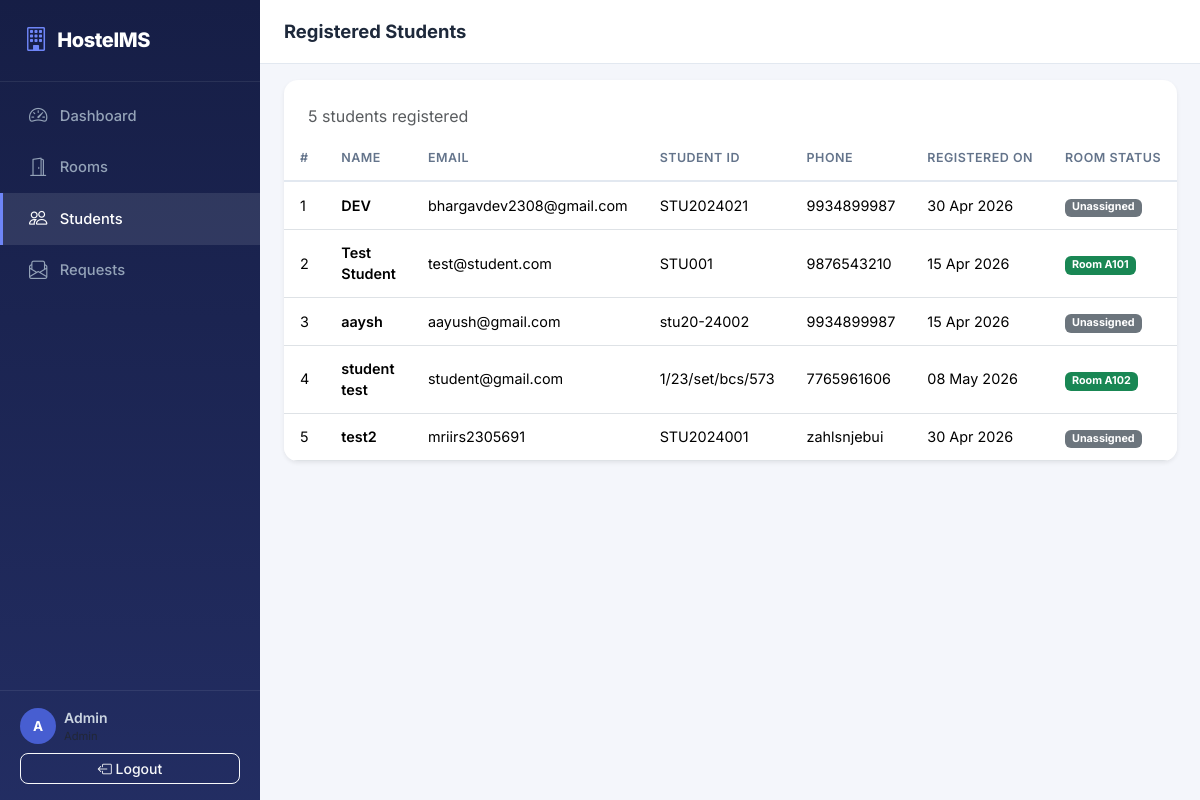
/admin/students (signed in), run on the app's committed database.
### models.py (models this page shows, shortened)
class User(UserMixin, db.Model):
    __tablename__ = "users"
    id         = db.Column(db.Integer, primary_key=True)
    name       = db.Column(db.String(100), nullable=False)
    email      = db.Column(db.String(120), unique=True, nullable=False)
    password   = db.Column(db.String(256), nullable=False)          # hashed
    role       = db.Column(db.String(10), nullable=False, default="student")  # admin | student
    student_id = db.Column(db.String(20), unique=True, nullable=True)        # NULL for admins
    phone      = db.Column(db.String(15), nullable=True)
    created_at = db.Column(db.DateTime, default=datetime.utcnow)
    requests = db.relationship("AllocationRequest", backref="student",
                               foreign_keys="AllocationRequest.student_id",
                               lazy=True)

class Room(db.Model):
    __tablename__ = "rooms"
    id          = db.Column(db.Integer, primary_key=True)
    room_number = db.Column(db.String(10), unique=True, nullable=False)
    block       = db.Column(db.String(5), nullable=False)          # A, B, C, D
    floor       = db.Column(db.Integer, nullable=False)
    room_type   = db.Column(db.String(10), nullable=False)         # single | double | triple
    price       = db.Column(db.Float, nullable=False)
    capacity    = db.Column(db.Integer, nullable=False)
    amenities   = db.Column(db.String(255), nullable=True)         # comma-separated
    status      = db.Column(db.String(10), nullable=False, default="vacant")  # vacant | occupied
    allocations = db.relationship("AllocationRequest", backref="room", lazy=True)

### routes/admin.py (the view)
@admin_bp.route("/students")
@login_required
@admin_required
def students():
    all_students = User.query.filter_by(role="student").order_by(User.name).all()
    return render_template("admin/students.html", students=all_students)

### app.py (called while the page is built)
@login_manager.user_loader
def load_user(user_id):
    return User.query.get(int(user_id))

### routes/admin.py (called while the page is built)
def admin_required(f):
    @wraps(f)
    def decorated_function(*args, **kwargs):
        if not current_user.is_authenticated or current_user.role != "admin":
            flash("Access denied. Admins only.", "danger")
            return redirect(url_for("login"))
        return f(*args, **kwargs)
    return decorated_function

### templates/admin/students.html (shortened to what this page needs)
{% extends "layout_auth.html" %}
{% block page_title %}Registered Students{% endblock %}
{% block content %}
<div class="card border-0 shadow-sm">
    <div class="card-header bg-transparent border-0 pt-4 px-4">
        <p class="text-muted mb-0">{{ students|length }} students registered</p>
    </div>
    <div class="table-responsive">
        <table class="table table-hover align-middle mb-0">
            <thead>
                <tr>
                    <th>#</th>
                    <th>Name</th>
                    <th>Email</th>
                    <th>Student ID</th>
                    <th>Phone</th>
                    <th>Registered On</th>
                    <th>Room Status</th>
                </tr>
            </thead>
            <tbody>
                {% for s in students %}
                <tr>
                    <td>{{ loop.index }}</td>
                    <td class="fw-semibold">{{ s.name }}</td>
                    <td>{{ s.email }}</td>
                    <td>{{ s.student_id }}</td>
                    <td>{{ s.phone or '—' }}</td>
                    <td>{{ s.created_at.strftime('%d %b %Y') }}</td>
                    <td>
                        {% set approved = s.requests | selectattr('status', 'equalto', 'approved') | list %}
                        {% if approved %}
                        <span class="badge bg-success">Room {{ approved[0].room.room_number }}</span>
                        {% else %}
                        <span class="badge bg-secondary">Unassigned</span>
                        {% endif %}
                    </td>
                </tr>
                {% endfor %}
            </tbody>
        </table>
    </div>
</div>
{% endblock %}

### templates/layout_auth.html (shortened to what this page needs)
{% extends "base.html" %}
{% block body %}
<div class="d-flex" id="wrapper">
    <nav id="sidebar" class="sidebar d-flex flex-column">
        <div class="sidebar-brand">
            <i class="bi bi-building"></i>
            <span>HostelMS</span>
        </div>
        <ul class="nav flex-column mt-2 flex-grow-1">
            {% if current_user.role == 'admin' %}
            <li class="nav-item">
                <a class="nav-link {% if request.endpoint == 'admin.dashboard' %}active{% endif %}"
                   href="{{ url_for('admin.dashboard') }}">
                    <i class="bi bi-speedometer2"></i> Dashboard
                </a>
            </li>
            <li class="nav-item">
                <a class="nav-link {% if request.endpoint and 'admin.room' in request.endpoint %}active{% endif %}"
                   href="{{ url_for('admin.rooms') }}">
                    <i class="bi bi-door-open"></i> Rooms
                </a>
            </li>
            <li class="nav-item">
                <a class="nav-link {% if request.endpoint == 'admin.students' %}active{% endif %}"
                   href="{{ url_for('admin.students') }}">
                    <i class="bi bi-people"></i> Students
                </a>
            </li>
            <li class="nav-item">
                <a class="nav-link {% if request.endpoint == 'admin.requests_list' %}active{% endif %}"
                   href="{{ url_for('admin.requests_list') }}">
                    <i class="bi bi-envelope-paper"></i> Requests
                </a>
            </li>
            {% endif %}
        </ul>
        <div class="sidebar-footer">
            <div class="d-flex align-items-center gap-2 mb-2">
                <div class="avatar-circle">
                    {{ current_user.name[0]|upper }}
                </div>
                <div class="overflow-hidden">
                    <div class="fw-semibold text-truncate small">{{ current_user.name }}</div>
                    <div class="text-muted" style="font-size:.7rem">{{ current_user.role|capitalize }}</div>
                </div>
            </div>
            <a href="{{ url_for('logout') }}" class="btn btn-outline-light btn-sm w-100">
                <i class="bi bi-box-arrow-left"></i> Logout
            </a>
        </div>
    </nav>
    <div id="page-content" class="flex-grow-1">
        <nav class="topbar d-flex align-items-center">
            <h1 class="topbar-title mb-0">{% block page_title %}Dashboard{% endblock %}</h1>
        </nav>
        <div class="container-fluid px-4 pt-3">
        </div>
        <main class="container-fluid px-4 pb-5">
            {% block content %}{% endblock %}
        </main>
    </div>
</div>
{% endblock %}

### static/css/style.css (style rules this page uses)
:root { --font-family: 'Inter', -apple-system, BlinkMacSystemFont, 'Segoe UI', sans-serif; --primary-hue: 230; --primary: hsl(var(--primary-hue), 72%, 55%); --primary-dark: hsl(var(--primary-hue), 72%, 42%); --primary-light: hsl(var(--primary-hue), 72%, 95%); --bg-body: #f4f6fb; --bg-sidebar: linear-gradient(180deg, hsl(230, 52%, 18%) 0%, hsl(230, 48%, 26%) 100%); --sidebar-w: 260px; --topbar-h: 64px; --success: #16a34a; --warning: #eab308; --danger: #dc2626; --info: #0891b2; --shadow-sm: 0 1px 3px rgba(0,0,0,.08); --shadow-md: 0 4px 14px rgba(0,0,0,.1); --shadow-lg: 0 10px 30px rgba(0,0,0,.12); --ease: cubic-bezier(.4,0,.2,1); }
*, *::before, *::after { box-sizing: border-box; }
body { font-family: var(--font-family); background: var(--bg-body); color: #1e293b; margin: 0; -webkit-font-smoothing: antialiased; }
.sidebar { width: var(--sidebar-w); min-height: 100vh; background: var(--bg-sidebar); color: #cbd5e1; padding: 0; position: fixed; top: 0; left: 0; z-index: 1040; transition: transform .3s var(--ease); }
.sidebar-brand { display: flex; align-items: center; gap: .6rem; padding: 1.4rem 1.5rem; font-size: 1.25rem; font-weight: 800; color: #fff; letter-spacing: -.02em; border-bottom: 1px solid rgba(255,255,255,.08); }
.sidebar-brand i { font-size: 1.5rem; color: hsl(230, 90%, 70%); }
.sidebar .nav-link { color: #94a3b8; padding: .75rem 1.5rem; display: flex; align-items: center; gap: .65rem; font-size: .92rem; font-weight: 500; border-left: 3px solid transparent; transition: all .2s var(--ease); }
.sidebar .nav-link.active { color: #fff; background: rgba(255,255,255,.1); border-left-color: hsl(230, 90%, 70%); }
.sidebar .nav-link i { font-size: 1.15rem; width: 1.4rem; text-align: center; }
.sidebar-footer { padding: 1rem 1.25rem; border-top: 1px solid rgba(255,255,255,.08); }
.avatar-circle { width: 36px; height: 36px; border-radius: 50%; background: hsl(230, 60%, 55%); color: #fff; display: flex; align-items: center; justify-content: center; font-weight: 700; font-size: .85rem; flex-shrink: 0; }
#page-content { margin-left: var(--sidebar-w); min-height: 100vh; transition: margin-left .3s var(--ease); }
.topbar { height: var(--topbar-h); padding: 0 1.5rem; background: #fff; border-bottom: 1px solid #e2e8f0; position: sticky; top: 0; z-index: 1020; }
.topbar-title { font-size: 1.15rem; font-weight: 700; color: #1e293b; }
.card { border-radius: 14px; overflow: hidden; }
.table thead { background: #f8fafc; }
.table thead th { font-size: .78rem; font-weight: 600; text-transform: uppercase; letter-spacing: .04em; color: #64748b; border-bottom: 2px solid #e2e8f0; padding: .8rem 1rem; white-space: nowrap; }
.table tbody td { padding: .75rem 1rem; vertical-align: middle; font-size: .9rem; }
.table-hover tbody tr { transition: background .15s var(--ease); }
.btn { border-radius: 8px; font-weight: 500; }

### data on the page
User: name "A", name "Admin"
User: name "DEV", email "bhargavdev2308@gmail.com", student_id "STU2024021", phone "9934899987", created_at "30 Apr 2026", shows "Unassigned"
User: name "Test Student", email "test@student.com", student_id "STU001", phone "9876543210", created_at "15 Apr 2026"
Room: room_number "A101"
User: name "aaysh", email "aayush@gmail.com", student_id "stu20-24002", phone "9934899987", created_at "15 Apr 2026", shows "Unassigned"
User: name "student test", email "student@gmail.com", student_id "1/23/set/bcs/573", phone "7765961606", created_at "08 May 2026"
Room: room_number "A102"
User: name "test2", email "mriirs2305691", student_id "STU2024001", phone "zahlsnjebui", created_at "30 Apr 2026", shows "Unassigned"

### other printed values
{{ students|length }} "5"
